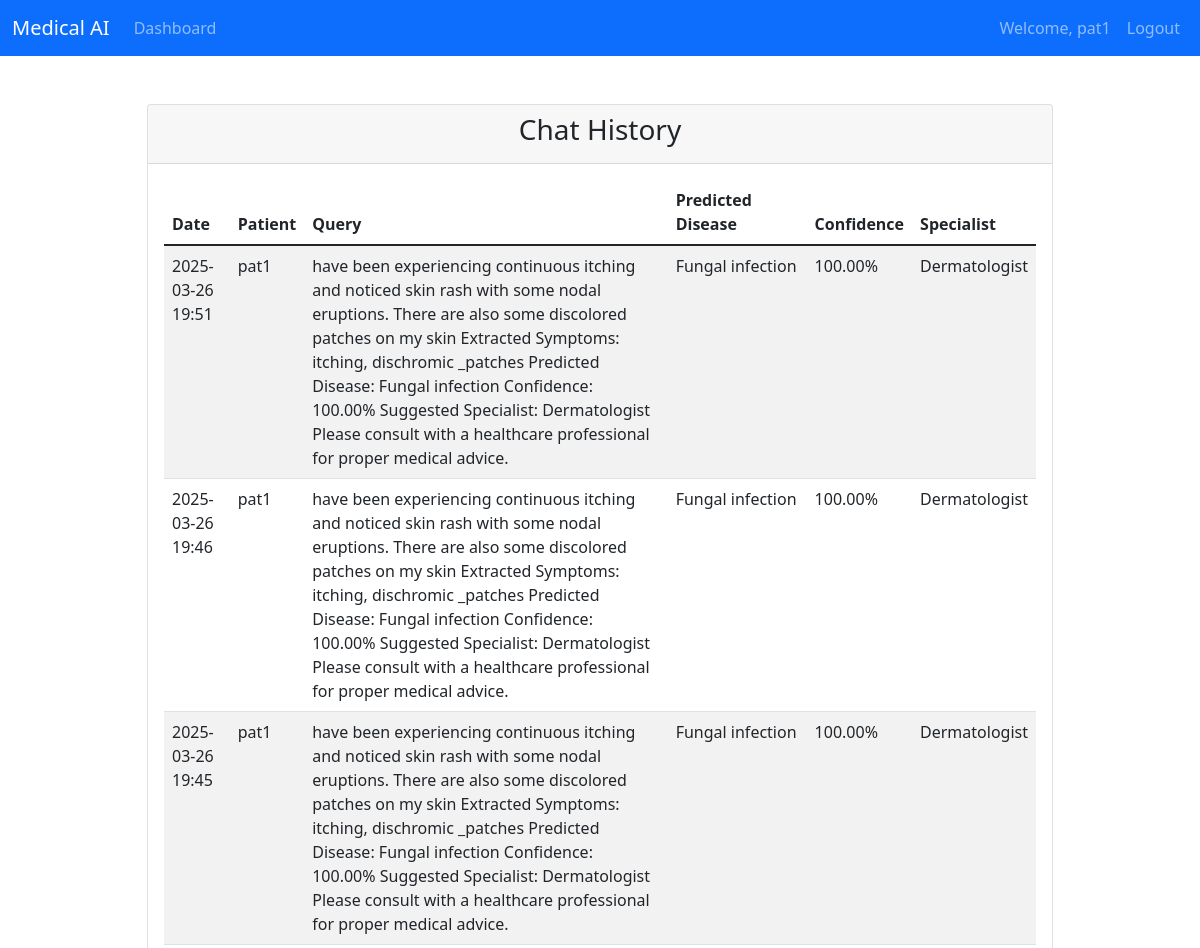
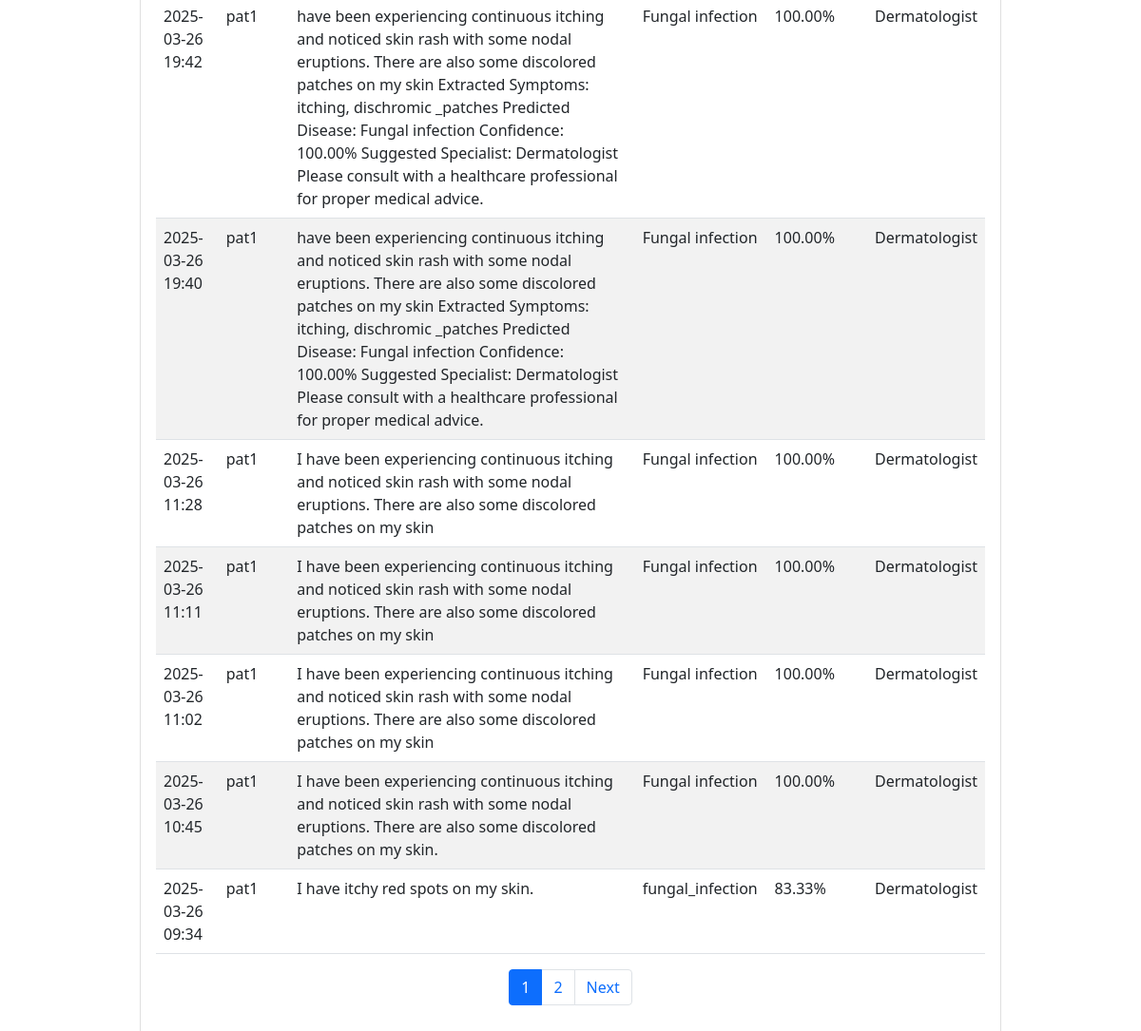
The page /chatbot/chat/history/ (signed in) on the database as committed earlier (2 pictures, top to bottom).
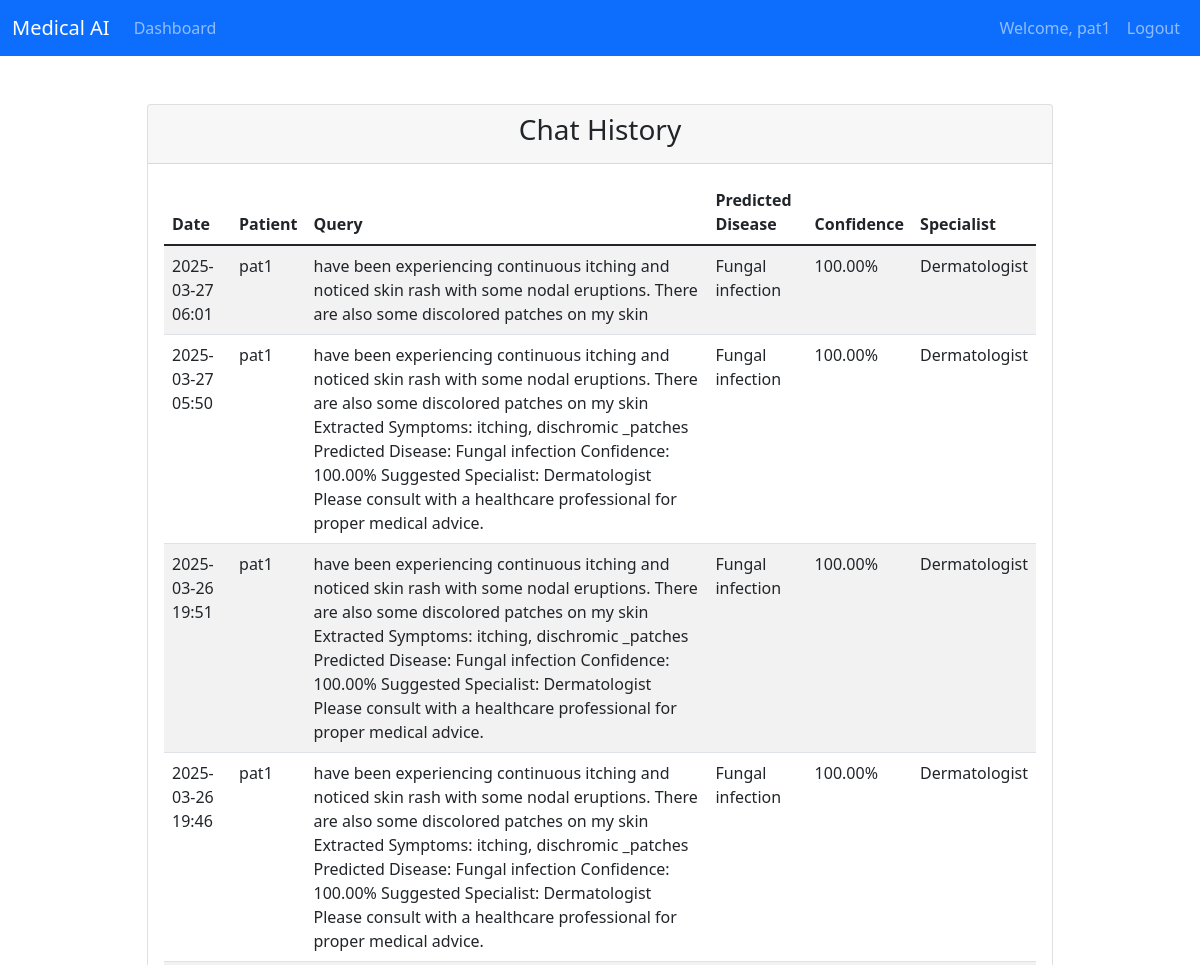
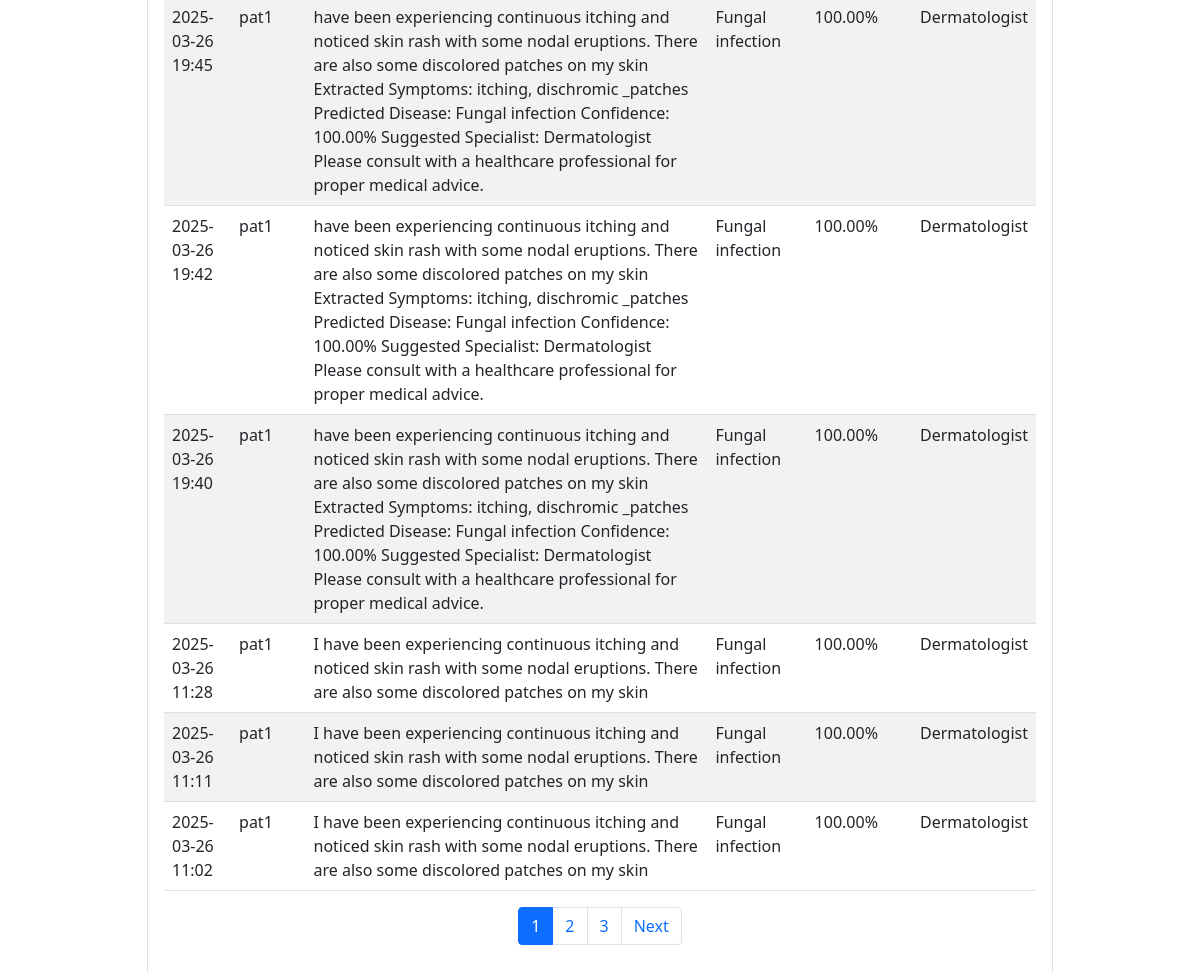
The same page on the database as committed later (2 pictures, top to bottom).
### chatbot/models.py (models this page shows, shortened)
class ChatbotQuery(models.Model):
    patient = models.ForeignKey(Patient, on_delete=models.CASCADE)
    query = models.TextField()
    response = models.TextField()
    disease_predicted = models.CharField(max_length=100, null=True, blank=True)
    confidence_score = models.FloatField(null=True, blank=True)
    specialist_suggested = models.CharField(max_length=100, null=True, blank=True)
    created_at = models.DateTimeField(auto_now_add=True)
    class Meta:
        ordering = ['-created_at']

### patients/models.py (models this page shows, shortened)
class Patient(models.Model):
    user = models.OneToOneField(CustomUser, on_delete=models.CASCADE, related_name='patient')
    full_name = models.CharField(max_length=100)
    dob = models.DateField()
    age = models.IntegerField(null=True, blank=True)
    gender = models.CharField(
        max_length=6,
        choices=[('male', 'Male'), ('female', 'Female'), ('other', 'Other')],
        default='other'
    )
    contact_number = models.CharField(max_length=20)
    email = models.EmailField()
    address = models.TextField(null=True, blank=True)
    city = models.CharField(max_length=100, null=True, blank=True)
    state = models.CharField(max_length=100, null=True, blank=True)
    pincode = models.CharField(max_length=10, null=True, blank=True)
    blood_group = models.CharField(
        max_length=3,
        choices=[
            ('A+', 'A+'), ('A-', 'A-'),
            ('B+', 'B+'), ('B-', 'B-'),
            ('AB+', 'AB+'), ('AB-', 'AB-'),
            ('O+', 'O+'), ('O-', 'O-')
        ],
        null=True, blank=True, default='N/A'
    )
    height = models.DecimalField(
        max_digits=5,
        decimal_places=2,
        null=True,
        blank=True,
        validators=[MinValueValidator(0)]
    )
    weight = models.DecimalField(
        max_digits=5,
        decimal_places=2,
        null=True,
        blank=True,
        validators=[MinValueValidator(0)]
    )
    emergency_contact_name = models.CharField(max_length=100, null=True, blank=True)
    emergency_contact_relation = models.CharField(max_length=50, null=True, blank=True)
    emergency_contact_number = models.CharField(max_length=20, null=True, blank=True)
    medical_history = models.JSONField(
        null=True,
        blank=True,
        default=dict,
        help_text='Store medical conditions, surgeries, and medications in JSON format'
    )
    allergies = models.JSONField(
        null=True,
        blank=True,
        default=dict,
        help_text='Store food, medication, and environmental allergies in JSON format'
    )
    is_profile_complete = models.BooleanField(default=False)
    created_at = models.DateTimeField(auto_now_add=True)
    updated_at = models.DateTimeField(auto_now=True)
    class Meta:
        ordering = ['-created_at']
        verbose_name = 'Patient'
        verbose_name_plural = 'Patients'

### chatbot/views.py (the view)
# urls.py: path('chat/history/', views.chat_history, name='chat_history'),
@login_required
def chat_history(request):
    if not hasattr(request.user, 'patient'):
        return redirect('patient_profile_setup')
    queries = ChatbotQuery.objects.filter(patient=request.user.patient).order_by('-created_at')
    paginator = Paginator(queries, 10)
    page_number = request.GET.get('page')
    page_obj = paginator.get_page(page_number)
    return render(request, 'chatbot/chat_history.html', {
        'page_obj': page_obj
    })

### chatbot/templates/chatbot/chat_history.html (shortened to what this page needs)
{% extends 'base.html' %}
{% block content %}
<div class="container mt-5">
    <div class="row justify-content-center">
        <div class="col-md-10">
            <div class="card">
                <div class="card-header">
                    <h3 class="text-center">Chat History</h3>
                </div>
                <div class="card-body">
                    <div class="table-responsive">
                        <table class="table table-striped">
                            <thead>
                                <tr>
                                    <th>Date</th>
                                    <th>Patient</th>
                                    <th>Query</th>
                                    <th>Predicted Disease</th>
                                    <th>Confidence</th>
                                    <th>Specialist</th>
                                </tr>
                            </thead>
                            <tbody>
                                {% for query in page_obj %}
                                <tr>
                                    <td>{{ query.created_at|date:"Y-m-d H:i" }}</td>
                                    <td>{{ query.patient.full_name }}</td>
                                    <td>{{ query.query }}</td>
                                    <td>{{ query.disease_predicted }}</td>
                                    <td>{{ query.confidence_score|floatformat:2 }}%</td>
                                    <td>{{ query.specialist_suggested }}</td>
                                </tr>
                                {% endfor %}
                            </tbody>
                        </table>
                        {% if page_obj.paginator.num_pages > 1 %}
                        <nav aria-label="Page navigation">
                            <ul class="pagination justify-content-center">
                                {% for num in page_obj.paginator.page_range %}
                                <li class="page-item {% if page_obj.number == num %}active{% endif %}">
                                    <a class="page-link" href="?page={{ num }}">{{ num }}</a>
                                </li>
                                {% endfor %}
                                {% if page_obj.has_next %}
                                <li class="page-item"><a class="page-link" href="?page={{ page_obj.next_page_number }}">Next</a></li>
                                {% endif %}
                            </ul>
                        </nav>
                        {% endif %}
                    </div>
                </div>
            </div>
        </div>
    </div>
</div>
{% endblock %}

Rows that differ between the two databases and show on the page:
no longer on this page (row unchanged): ChatbotQuery: created_at "2025-03-26 10:45", patient.full_name "pat1", query "I have been experiencing continuous itching and noticed skin rash with some nodal eruptions. There are also some discolored patches on my skin.", disease_predicted "Fungal infection", confidence_score "100.00", specialist_suggested "Dermatologist"
no longer on this page (row unchanged): ChatbotQuery: created_at "2025-03-26 09:34", patient.full_name "pat1", query "I have itchy red spots on my skin.", disease_predicted "fungal_infection", confidence_score "83.33", specialist_suggested "Dermatologist"
added ChatbotQuery: created_at "2025-03-27 06:01", patient.full_name "pat1", query "have been experiencing continuous itching and noticed skin rash with some nodal eruptions. There are also some discolored patches on my skin", disease_predicted "Fungal infection", confidence_score "100.00", specialist_suggested "Dermatologist"
added ChatbotQuery: created_at "2025-03-27 05:50", patient.full_name "pat1", query "have been experiencing continuous itching and noticed skin rash with some nodal eruptions. There are also some discolored patches on my skin Extracted Symptoms: itching, dischromic _patches Predicted Disease: Fungal infection Confidence: 100.00% Suggested Specialist: Dermatologist Please consult with a healthcare professional for proper medical advice.", disease_predicted "Fungal infection", confidence_score "100.00", specialist_suggested "Dermatologist"
Other text that changed with them:
new list line: "3"
